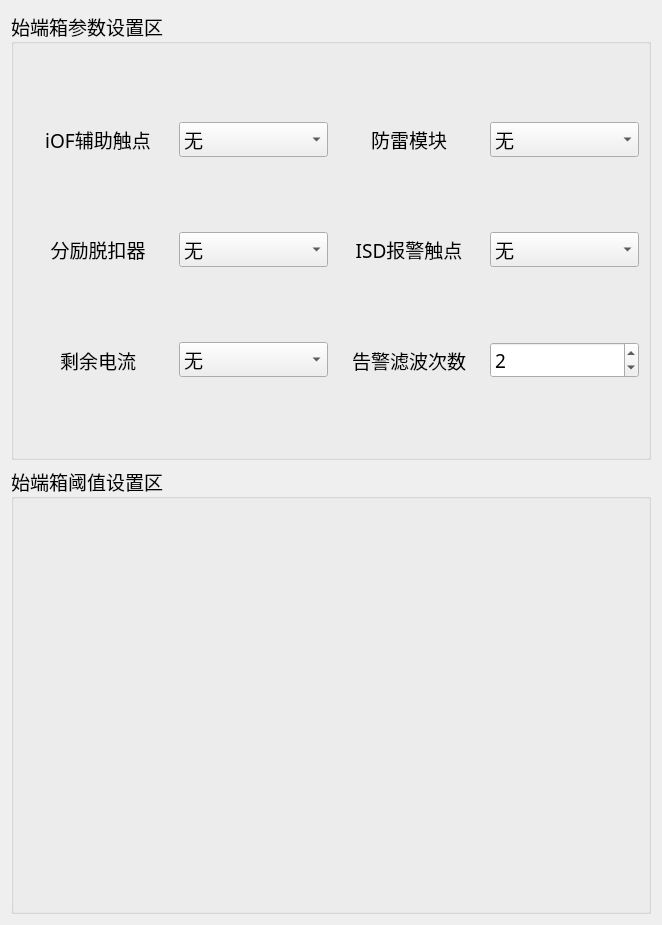
<?xml version="1.0" encoding="UTF-8"?>
<ui version="4.0">
 <class>Set_IpWid</class>
 <widget class="QWidget" name="Set_IpWid">
  <property name="geometry">
   <rect>
    <x>0</x>
    <y>0</y>
    <width>662</width>
    <height>925</height>
   </rect>
  </property>
  <property name="windowTitle">
   <string>Form</string>
  </property>
  <layout class="QVBoxLayout" name="verticalLayout">
   <item>
    <widget class="QGroupBox" name="groupBox_2">
     <property name="font">
      <font>
       <family>微软雅黑</family>
       <pointsize>14</pointsize>
      </font>
     </property>
     <property name="title">
      <string>始端箱参数设置区</string>
     </property>
     <layout class="QGridLayout" name="gridLayout">
      <item row="2" column="0">
       <widget class="QLabel" name="label_13">
        <property name="sizePolicy">
         <sizepolicy hsizetype="Preferred" vsizetype="Preferred">
          <horstretch>0</horstretch>
          <verstretch>0</verstretch>
         </sizepolicy>
        </property>
        <property name="text">
         <string>分励脱扣器</string>
        </property>
        <property name="alignment">
         <set>Qt::AlignCenter</set>
        </property>
       </widget>
      </item>
      <item row="3" column="0">
       <widget class="QLabel" name="label_14">
        <property name="text">
         <string>剩余电流</string>
        </property>
        <property name="alignment">
         <set>Qt::AlignCenter</set>
        </property>
       </widget>
      </item>
      <item row="2" column="2">
       <widget class="QLabel" name="label_9">
        <property name="text">
         <string>ISD报警触点</string>
        </property>
        <property name="alignment">
         <set>Qt::AlignCenter</set>
        </property>
       </widget>
      </item>
      <item row="2" column="3">
       <widget class="QComboBox" name="ISDBox">
        <property name="minimumSize">
         <size>
          <width>0</width>
          <height>0</height>
         </size>
        </property>
        <item>
         <property name="text">
          <string>无</string>
         </property>
        </item>
        <item>
         <property name="text">
          <string>配有</string>
         </property>
        </item>
       </widget>
      </item>
      <item row="1" column="3">
       <widget class="QComboBox" name="lightningBox">
        <property name="minimumSize">
         <size>
          <width>0</width>
          <height>0</height>
         </size>
        </property>
        <item>
         <property name="text">
          <string>无</string>
         </property>
        </item>
        <item>
         <property name="text">
          <string>配有</string>
         </property>
        </item>
       </widget>
      </item>
      <item row="1" column="2">
       <widget class="QLabel" name="label_3">
        <property name="text">
         <string>防雷模块</string>
        </property>
        <property name="alignment">
         <set>Qt::AlignCenter</set>
        </property>
       </widget>
      </item>
      <item row="1" column="0">
       <widget class="QLabel" name="label_11">
        <property name="text">
         <string>iOF辅助触点</string>
        </property>
        <property name="alignment">
         <set>Qt::AlignCenter</set>
        </property>
       </widget>
      </item>
      <item row="2" column="1">
       <widget class="QComboBox" name="shuntBox">
        <property name="minimumSize">
         <size>
          <width>0</width>
          <height>0</height>
         </size>
        </property>
        <item>
         <property name="text">
          <string>无</string>
         </property>
        </item>
        <item>
         <property name="text">
          <string>配有</string>
         </property>
        </item>
       </widget>
      </item>
      <item row="1" column="1">
       <widget class="QComboBox" name="iOFBox">
        <property name="minimumSize">
         <size>
          <width>0</width>
          <height>0</height>
         </size>
        </property>
        <item>
         <property name="text">
          <string>无</string>
         </property>
        </item>
        <item>
         <property name="text">
          <string>配有</string>
         </property>
        </item>
       </widget>
      </item>
      <item row="3" column="1">
       <widget class="QComboBox" name="residualBox">
        <property name="minimumSize">
         <size>
          <width>0</width>
          <height>0</height>
         </size>
        </property>
        <item>
         <property name="text">
          <string>无</string>
         </property>
        </item>
        <item>
         <property name="text">
          <string>配有</string>
         </property>
        </item>
       </widget>
      </item>
      <item row="3" column="2">
       <widget class="QLabel" name="label_8">
        <property name="text">
         <string>告警滤波次数</string>
        </property>
        <property name="alignment">
         <set>Qt::AlignCenter</set>
        </property>
       </widget>
      </item>
      <item row="3" column="3">
       <widget class="QSpinBox" name="filterspinBox">
        <property name="sizePolicy">
         <sizepolicy hsizetype="Preferred" vsizetype="Fixed">
          <horstretch>0</horstretch>
          <verstretch>0</verstretch>
         </sizepolicy>
        </property>
        <property name="minimumSize">
         <size>
          <width>0</width>
          <height>0</height>
         </size>
        </property>
        <property name="maximumSize">
         <size>
          <width>16777215</width>
          <height>16777215</height>
         </size>
        </property>
        <property name="value">
         <number>2</number>
        </property>
       </widget>
      </item>
     </layout>
    </widget>
   </item>
   <item>
    <widget class="QGroupBox" name="groupBox">
     <property name="minimumSize">
      <size>
       <width>420</width>
       <height>0</height>
      </size>
     </property>
     <property name="font">
      <font>
       <family>微软雅黑</family>
       <pointsize>14</pointsize>
      </font>
     </property>
     <property name="title">
      <string>始端箱阈值设置区</string>
     </property>
    </widget>
   </item>
  </layout>
 </widget>
 <resources/>
 <connections/>
</ui>
